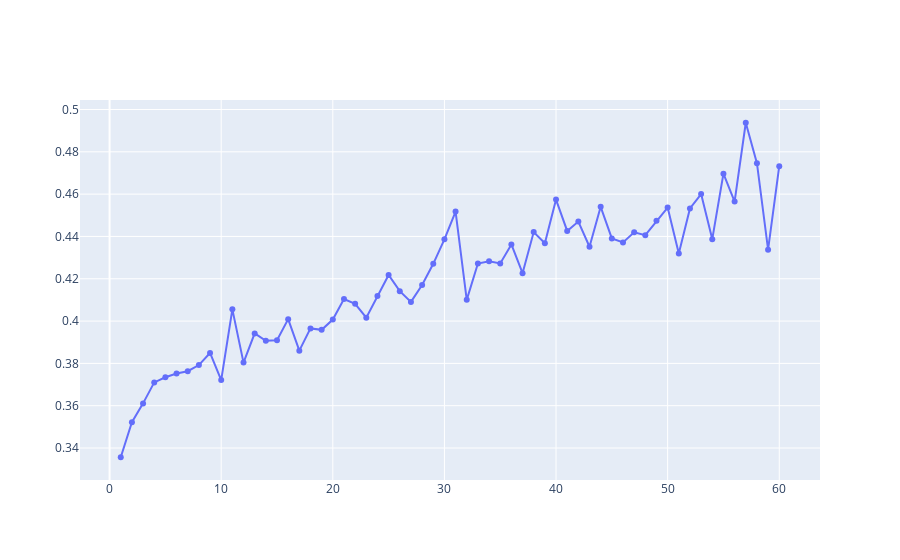

The notebook cell saved with this chart:
### Code cell
import plotly.graph_objects as go
go.Figure(data=go.Scatter(x=list(range(1,61)), y=max_corr, mode='markers+lines', name='Max Correlation'))
